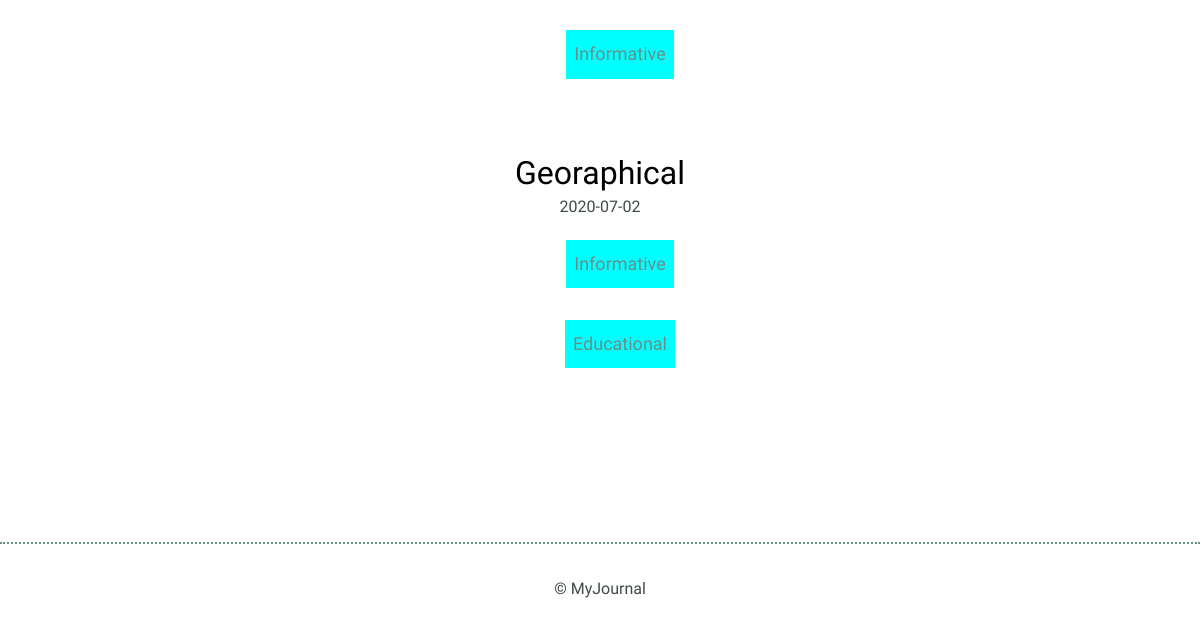
Before: / (lower part) with the older database file.
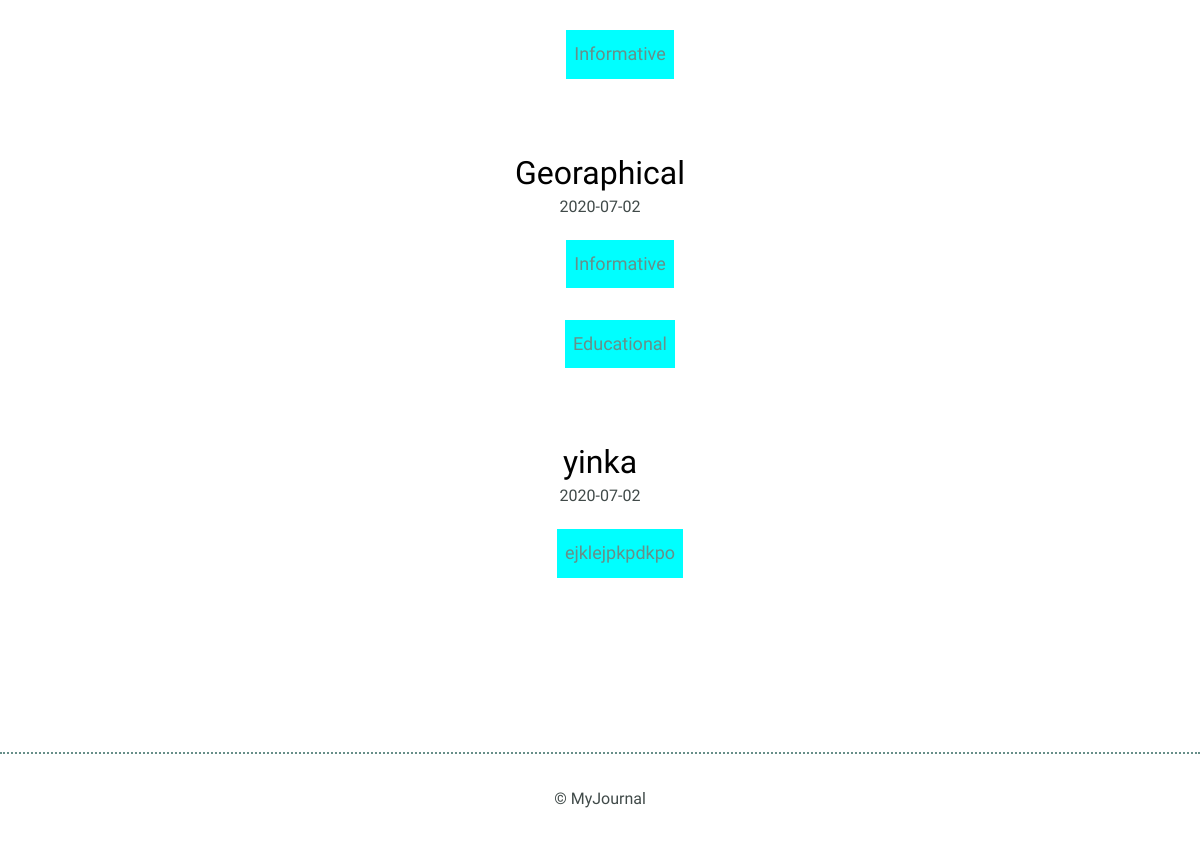
After: the same page with the newer database file.
### tables this page shows
CREATE TABLE "entries_tags" (
	"id"	INTEGER PRIMARY KEY AUTOINCREMENT UNIQUE,
	"entriesId"	INT,
	"tagId"	INT,
	CONSTRAINT "fk_cons" FOREIGN KEY("entriesId") REFERENCES "entries"("id") ON DELETE CASCADE ON UPDATE CASCADE,
	CONSTRAINT "fk_cons2" FOREIGN KEY("tagId") REFERENCES "tags"("id") ON DELETE CASCADE ON UPDATE CASCADE
);

CREATE TABLE "tags" (
	"id"	INTEGER PRIMARY KEY AUTOINCREMENT,
	"name"	TEXT UNIQUE
);

CREATE TABLE "entries" (
	"id"	INTEGER PRIMARY KEY AUTOINCREMENT,
	"title"	TEXT UNIQUE,
	"date"	TEXT,
	"time_spent"	TEXT,
	"learned"	TEXT,
	"resources"	TEXT,
	"tagId"	INT,
	CONSTRAINT "fk_column" FOREIGN KEY("tagId") REFERENCES "tags"("id")
);

### inc/connection.php (called while the page is built, shortened)
<?php
  function readAll($database){
    $data=$database->query("SELECT * FROM entries ORDER BY entries.date ASC ");
    return $data;
  }
function joinTag($db,$id){
    try{
    $query="SELECT entries_tags.entriesId,entries_tags.tagId,tags.name,tags.id FROM entries_tags JOIN  tags ON entries_tags.tagId=tags.id WHERE entries_tags.entriesId =:d";
    $res=$db->prepare($query);
    $res->execute(["d"=>$id]);
    return $res;
    }catch( Exception $e){
        echo $e->getMessage();
    }
}

### index.php (the view, shortened to what this page needs)
<?php include 'inc/header.php'?>
<?php  include 'inc/connection.php'?>
   <?php $entries=connect();
        $rows=  readAll($entries)->fetchAll();
     ?>
        <section>
            <div class="container">
                <div class="entry-list">
                    <?php foreach($rows as $r){
                        $answer=joinTag($entries,$r["id"])->fetchALL();
                       echo
                        "<article>
                        <h2><a href=detail.php?id=".$r["id"].">".$r["title"]."</a></h2>
                        <time >".$r["date"]."</time>";
                    foreach($answer as $a){
                        echo "<ul><li class=tags><a href=index.php?tag=".$a["id"].">".$a["name"]."</a></li></ul>";
                    }
                     echo "</article>";
                    }?>
                </div>
            </div>
        </section>
        <?php include 'inc/footer.php'?>
    </body>
</html>

### inc/header.php (shortened to what this page needs)
<!DOCTYPE html>
<html>
    <head>
        <link rel="stylesheet" href="inc/css/normalize.css">
        <link rel="stylesheet" href="inc/css/site.css?v<?php echo time()?>">
    </head>
    <body>

### inc/footer.php
<footer>
            <div>
                &copy; MyJournal
            </div>
        </footer>

### inc/css/site.css (style rules this page uses)
body { font-size: 16px; color: #404a49; font-family: 'Cousine', serif; font-weight: 400; }
.container { margin: 0 auto; padding: 0 25px; }
footer { text-align: center; padding: 35px 0; border-top: 2px dotted #678f89; }
h1, h2, h3 { margin: 0; font-weight: 400; line-height: 1em; color: #000; }
h2 { font-size: 32px; }
h2 a { text-decoration: none; color: #000; }
ul li { line-height: 1.8em; font-size: 18px; }
ul li a { border-bottom: 2px solid #678f89; line-height: 1.8em; color: #678f89; text-decoration: none; }
.entry-list, .edit-entry, .new-entry { max-width: 800px; margin: 0 auto; padding: 70px 0 150px 0; }
.entry-list article { margin-bottom: 70px; text-align: center; }
.entry-list article:last-child { margin-bottom: 0; }
.entry-list article h2 { margin-bottom: 8px; }
.tags { text-decoration: none; background-color: aqua; display: inline-block; width: auto; padding: .5rem; margin: .5rem; transition: .5s; }
.tags a { border-bottom: none; text-decoration-line:none; }
.tags { text-decoration: none; color: darkcyan; }

Changed rows visible on the page:
added entries: title "yinka", date "2020-07-02"
added entries_tags: tagId.name "ejklejpkpdkpo", shown under "yinka"
